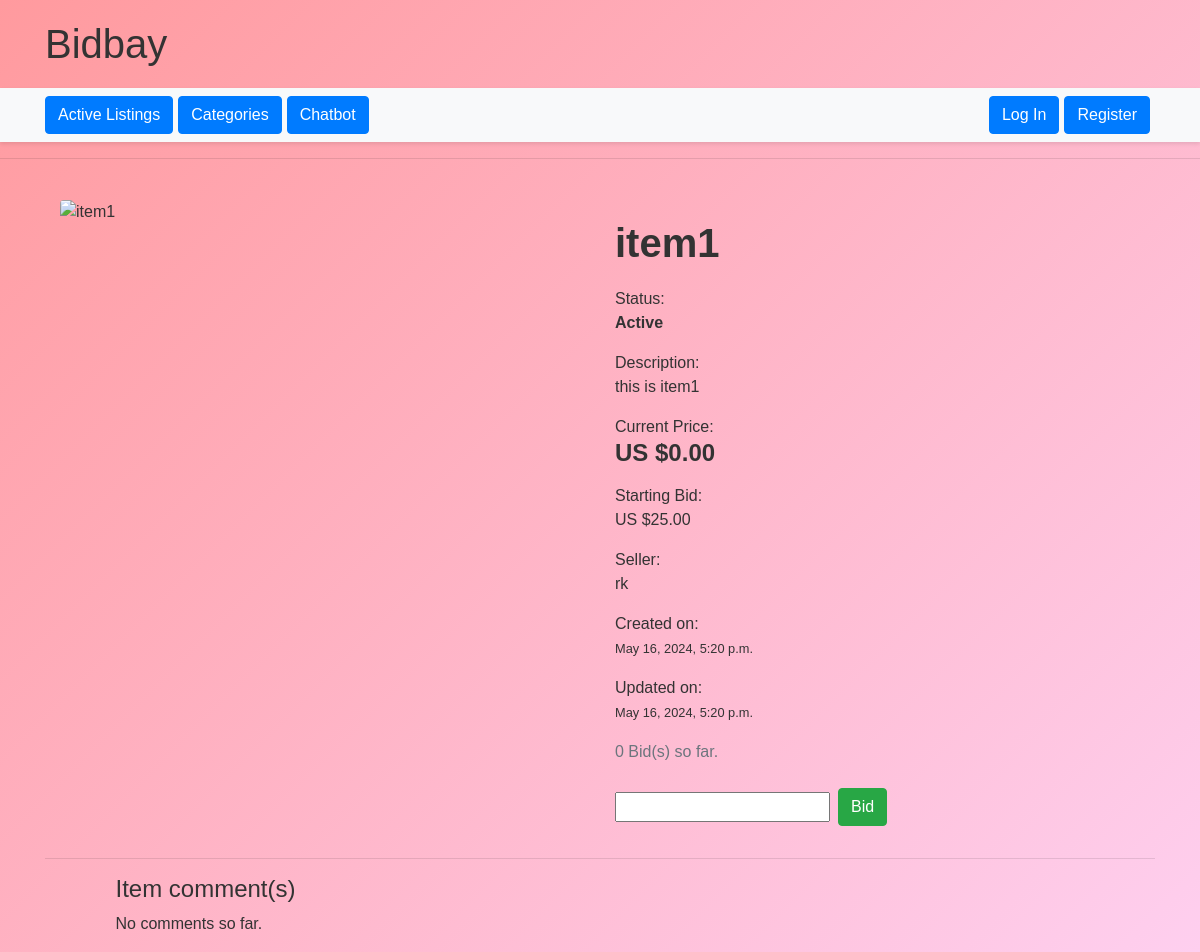
Screenshot of /listing/20 with the database file from the repository.
### auctions/models.py (models this page shows, shortened)
class Auction(models.Model):
    title = models.CharField(max_length=64)
    description = models.TextField(max_length=512)
    starting_bid = models.DecimalField(max_digits=9, decimal_places=2, default=0.00)
    current_bid = models.DecimalField(max_digits=9, decimal_places=2, default=0.00)
    category = models.ForeignKey(Category, on_delete=models.CASCADE, related_name="auction_category", blank=True, null=True) # related_name search all the auctions with a given category
    imageURL = models.URLField(blank=True)
    seller = models.ForeignKey(User, on_delete=models.CASCADE, related_name="auction_seller")
    closed = models.BooleanField(default=False)
    creation_date = models.DateTimeField(auto_now_add=True)
    update_date = models.DateTimeField(auto_now=True, null=True)

class User(AbstractUser):
    pass

### auctions/views.py (the view, shortened to what this page needs)
# urls.py: path("listing/<int:auction_id>", views.listing, name="listing"),
def listing(request, auction_id):
    try:
        auction = Auction.objects.get(pk=auction_id)
    except Auction.DoesNotExist:
        return render(request, "auctions/error.html", {
            "code": 404,
            "message": "The auction does not exist."
        })
    watching = False
    highest_bidder = None
    if request.user.is_authenticated and Watchlist.objects.filter(user=request.user, auctions=auction):
        watching = True
    user = request.user
    bid_Num = Bid.objects.filter(auction=auction_id).count()
    comments = Comment.objects.filter(auction=auction_id).order_by("-cm_date")
    highest_bid = Bid.objects.filter(auction=auction_id).order_by("-bid_price").first()
    if request.method == "GET":
        form = NewBidForm()
        commentForm = NewCommentForm()
        if not auction.closed:
            return render(request, "auctions/listing.html", {
            "auction": auction,
            "form": form,
            "user": user,
            "bid_Num": bid_Num,
            "commentForm": commentForm,
            "comments": comments,
            "watching": watching
            })
    else:
        return render(request, "auctions/error.html", {
            "code": 405,
            "message": "The POST method is not allowed."
        })

### auctions/forms.py
class NewBidForm(ModelForm):
    class Meta:
        model = Bid
        fields = ["bid_price"]

class NewCommentForm(ModelForm):
    class Meta:
        model = Comment
        fields = ["headline", "message"]
        widgets = {
            "headline": forms.TextInput(
                attrs={
                        "placeholder": "Enter headline",
                        "class": "form-control"
                    }
            ),
            "message": forms.Textarea(
                attrs={
                        "placeholder": "Enter your comment...",
                        "class": "form-control",
                        "rows": 4
                    }
        )}

### auctions/templates/auctions/listing.html (shortened to what this page needs)
{% extends "auctions/layout.html" %}
{% block body %}
    <div class="container mt-4">
        <div class="row">
            <div class="col-md-6 py-3">
                <img src="{{ auction.imageURL }}" alt="{{ auction.title }}" class="img-fluid rounded">
            </div>
            <div class="col-md-6 my-3">
                <h1 class="font-weight-bold">{{ auction.title }}</h1>
                <div class="row mb-3">
                    <div class="col-6">
                        <div>Status:</div>
                        <div class="font-weight-bold">
                            {% if auction.closed %}
                                Closed
                            {% else %}
                                Active
                            {% endif %}
                        </div>
                    </div>
                    <div class="col-6 text-right">
                    </div>
                </div>
                <div class="mb-3">
                    <div>Description:</div>
                    <p>{{ auction.description }}</p>
                </div>
                <div class="mb-3">
                    <div>Current Price:</div>
                    <p class="h4 font-weight-bold">US ${{ auction.current_bid }}</p>
                </div>
                <div class="mb-3">
                    <div>Starting Bid:</div>
                    <p>US ${{ auction.starting_bid }}</p>
                </div>
                <div class="mb-3">
                    <div>Seller:</div>
                    <p>{{ auction.seller.username }}</p>
                </div>
                <div class="mb-3">
                    <div>Created on:</div>
                    <p><small>{{ auction.creation_date }}</small></p>
                </div>
                <div class="mb-3">
                    <div>Updated on:</div>
                    <p><small>{{ auction.update_date }}</small></p>
                </div>
                <div class="text-muted">{{ bid_Num }} Bid(s) so far.</div>
                {% if not auction.closed %}
                    <div class="d-flex mt-4">
                        <div class="mr-3">
                            <form action="{% url 'bid' auction.id %}" method="post" class="form-inline">
                                <div class="form-group mr-2">
                                    {% for field in form %}
                                        <div class="input-group">
                                            {{ field }}
                                        </div>
                                    {% endfor %}
                                </div>
                                <button type="submit" class="btn btn-success">Bid</button>
                            </form>
                        </div>
                    </div>
                {% endif %}
            </div>
        </div>
    </div>
    <hr id="listing_divider">
    <div class="container" id="comment_display">
        <h4>Item comment(s)</h4>
        {% if comments %}
            {% for comment in comments %}
                <div class="card bg-light mb-3">
                    <div class="card-header">
                        <strong>{{ comment.user.username }}</strong>
                        <div class="text-muted small">commented on {{ comment.cm_date }}</div>
                    </div>
                    <div class="card-body">
                        <h5 class="card-title">{{ comment.headline }}</h5>
                        <p class="card-text">{{ comment.message }}</p>
                    </div>
                </div>
            {% endfor %}
        {% else %}
            <p>No comments so far.</p>
        {% endif %}
    </div>
{% endblock %}

### auctions/static/auctions/styles.css (style rules this page uses)
body { margin: 10px; padding: 10px; }
.row { margin-top: 20px; }
#comment_display { width: 90%; }
#listing_divider { max-width: 1150px; }

### auctions/templates/auctions/layout.html (style rules this page uses)
body { background: linear-gradient(135deg, #ff9a9e 0%, #fecfef 100%); color: #333; margin: 0; padding: 0; font-family: Arial, sans-serif; }
.container h1 { margin: 20px 0; }

### rows the page displays
Auction: title "item1", description "this is item1", current_bid "0.00", starting_bid "25.00", seller.username "rk", creation_date "May 16, 2024, 5:20 p.m.", update_date "May 16, 2024, 5:20 p.m."

### other values shown
{{ bid_Num }} "0"
